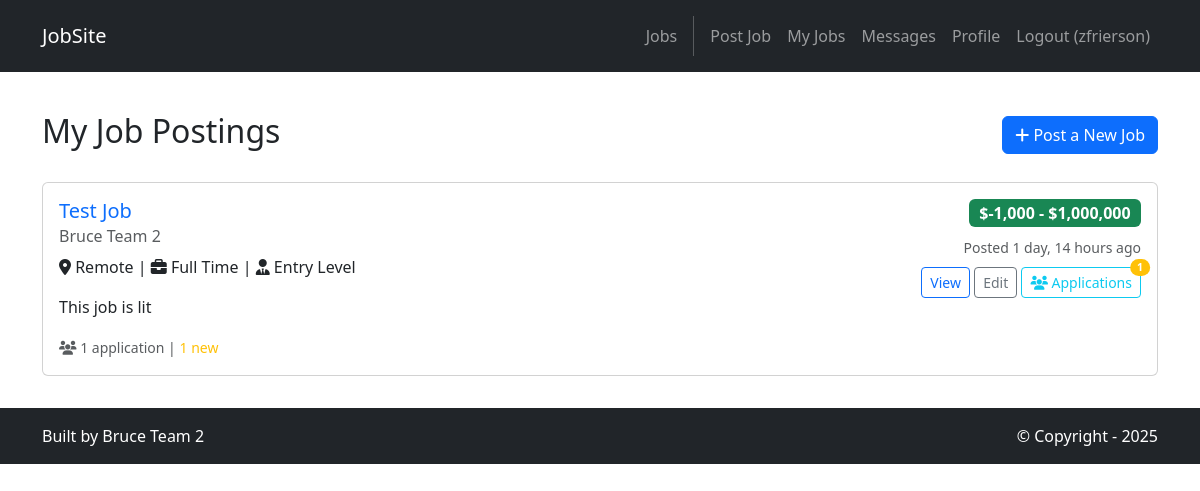
The app's page /jobs/my-jobs/ (signed in) with its own data.
### jobs/models.py (models this page shows, shortened)
class Job(models.Model):
    JOB_TYPES = [
        ('full-time', 'Full Time'),
        ('part-time', 'Part Time'),
        ('contract', 'Contract'),
        ('internship', 'Internship'),
        ('freelance', 'Freelance'),
    ]
    EXPERIENCE_LEVELS = [
        ('entry', 'Entry Level'),
        ('mid', 'Mid Level'),
        ('senior', 'Senior Level'),
        ('executive', 'Executive'),
    ]
    title = models.CharField(max_length=200)
    company = models.CharField(max_length=200)
    location = models.CharField(max_length=200)
    job_type = models.CharField(max_length=20, choices=JOB_TYPES, default='full-time')
    experience_level = models.CharField(max_length=20, choices=EXPERIENCE_LEVELS, default='entry')
    salary_min = models.DecimalField(max_digits=10, decimal_places=2, null=True, blank=True)
    salary_max = models.DecimalField(max_digits=10, decimal_places=2, null=True, blank=True)
    description = models.TextField()
    requirements = models.TextField()
    benefits = models.TextField(blank=True)
    posted_by = models.ForeignKey(User, on_delete=models.CASCADE, related_name='posted_jobs')
    created_at = models.DateTimeField(default=timezone.now)
    updated_at = models.DateTimeField(auto_now=True)
    is_active = models.BooleanField(default=True)
    application_deadline = models.DateField(null=True, blank=True)
    class Meta:
        ordering = ['-created_at']
    @property
    def salary_range(self):
        if self.salary_min and self.salary_max:
            return f"${self.salary_min:,.0f} - ${self.salary_max:,.0f}"
        elif self.salary_min:
            return f"${self.salary_min:,.0f}+"
        elif self.salary_max:
            return f"Up to ${self.salary_max:,.0f}"
        else:
            return "Salary not specified"

### jobs/views.py (the view)
# urls.py: path('my-jobs/', views.my_jobs, name='jobs.my_jobs'),
@login_required
def my_jobs(request):
    try:
        if not request.user.profile.is_recruiter:
            messages.error(request, 'Only recruiters can manage job postings.')
            return redirect('jobs.list')
    except:
        messages.error(request, 'Profile not found. Please contact support.')
        return redirect('home.index')
    jobs = Job.objects.filter(posted_by=request.user).order_by('-created_at')
    for job in jobs:
        job.application_count = Application.objects.filter(job=job).count()
        job.new_applications_count = Application.objects.filter(job=job, status='applied').count()
    template_data = {
        'title': 'My Job Postings',
        'jobs': jobs,
    }
    return render(request, 'jobs/my_jobs.html', {'template_data': template_data})

### accounts/models.py (called while the page is built)
    @property
    def is_recruiter(self):
        return self.user_type == 'recruiter'

### jobs/templates/jobs/my_jobs.html (shortened to what this page needs)
{% extends 'base.html' %}
{% block content %}
<div class="p-3 mt-4">
  <div class="container">
    <div class="row">
      <div class="col-12">
        <div class="d-flex justify-content-between align-items-center mb-4">
          <h2>My Job Postings</h2>
          <a href="{% url 'jobs.create' %}" class="btn btn-primary">
            <i class="fas fa-plus"></i> Post a New Job
          </a>
        </div>
        {% if template_data.jobs %}
          {% for job in template_data.jobs %}
          <div class="card mb-3">
            <div class="card-body">
              <div class="row">
                <div class="col-md-8">
                  <h5 class="card-title">
                    <a href="{% url 'jobs.detail' job.id %}" class="text-decoration-none">
                      {{ job.title }}
                    </a>
                  </h5>
                  <h6 class="card-subtitle mb-2 text-muted">{{ job.company }}</h6>
                  <p class="card-text">
                    <i class="fas fa-map-marker-alt"></i> {{ job.location }} |
                    <i class="fas fa-briefcase"></i> {{ job.get_job_type_display }} |
                    <i class="fas fa-user-tie"></i> {{ job.get_experience_level_display }}
                  </p>
                  <p class="card-text">{{ job.description|truncatewords:30 }}</p>
                  <div class="mt-2">
                    <small class="text-muted">
                      <i class="fas fa-users"></i>
                      {{ job.application_count }} application{{ job.application_count|pluralize }}
                      {% if job.new_applications_count > 0 %}
                        | <span class="text-warning">{{ job.new_applications_count }} new</span>
                      {% endif %}
                    </small>
                  </div>
                </div>
                <div class="col-md-4 text-end">
                  <div class="mb-2">
                    <span class="badge bg-success fs-6">{{ job.salary_range }}</span>
                  </div>
                  <small class="text-muted">
                    Posted {{ job.created_at|timesince }} ago
                  </small>
                  <div class="mt-2">
                    <a href="{% url 'jobs.detail' job.id %}" class="btn btn-outline-primary btn-sm">
                      View
                    </a>
                    <a href="{% url 'jobs.edit' job.id %}" class="btn btn-outline-secondary btn-sm">
                      Edit
                    </a>
                    <a href="{% url 'jobs.applications' job.id %}" class="btn btn-outline-info btn-sm position-relative">
                      <i class="fas fa-users"></i> Applications
                      {% if job.new_applications_count > 0 %}
                        <span class="position-absolute top-0 start-100 translate-middle badge rounded-pill bg-warning">
                          {{ job.new_applications_count }}
                        </span>
                      {% endif %}
                    </a>
                  </div>
                </div>
              </div>
            </div>
          </div>
          {% endfor %}
        {% endif %}
      </div>
    </div>
  </div>
</div>
{% endblock content %}

### jobsite/templates/base.html (shortened to what this page needs)
<!DOCTYPE html>
<html>
  {% load static %}
  <head>
    <link href="https://cdn.jsdelivr.net/npm/bootstrap@5.3.3/dist/css/bootstrap.min.css" rel="stylesheet">
    <link rel="stylesheet" href="https://cdnjs.cloudflare.com/ajax/libs/font-awesome/6.1.1/css/all.min.css">
  </head>
  <body>
    <nav class="p-3 navbar navbar-dark bg-dark navbar-expand-lg">
      <div class="container">
        <a class="navbar-brand" href="{% url 'home.index' %}">
          <p class="mb-0">JobSite</p>
        </a>
        <div class="collapse navbar-collapse" id="navbarNavAltMarkup">
          <div class="navbar-nav ms-auto navbar-ml">
            <a class="nav-link" href="{% url 'jobs.list' %}">Jobs</a>
            {% if user.is_authenticated %}
              {% if user.profile.is_recruiter %}
                <a class="nav-link" href="{% url 'jobs.create' %}">Post Job</a>
                <a class="nav-link" href="{% url 'jobs.my_jobs' %}">My Jobs</a>
              {% elif user.profile.is_job_seeker %}
                <a class="nav-link" href="{% url 'jobs.my_applications' %}">My Applications</a>
              {% endif %}
              <a class="nav-link" href="{% url 'messaging:inbox' %}">Messages</a>
              <a class="nav-link" href="{% url 'accounts.profile' user.username %}">Profile</a>
              <a class="nav-link" href="{% url 'accounts.logout' %}">Logout ({{ user.username }})</a>
            {% else %}
              <a class="nav-link" href="{% url 'accounts.login' %}">Login</a>
              <a class="nav-link" href="{% url 'accounts.signup' %}">Sign Up</a>
            {% endif %}
          </div>
        </div>
      </div>
    </nav>
    <div>
      {% block content %}
      {% endblock content %}
    </div>
    <section class="p-3 ms-footer-bottom bg-dark">
      <div class="container d-flex justify-content-between">
        <div class="me-5 text-white">
          <span>Built by Bruce Team 2</span>
        </div>
        <div class="text-white">
          <span>© Copyright - 2025</span>
        </div>
      </div>
    </section>
  </body>
</html>

### records on screen
Job: title "Test Job", company "Bruce Team 2", location "Remote", job_type "Full Time", experience_level "Entry Level", description "This job is lit", application_count "1", new_applications_count "1", salary_range "$-1,000 - $1,000,000", created_at "1 day, 14 hours"

### other values on screen
{{ user.username }} "zfrierson"
